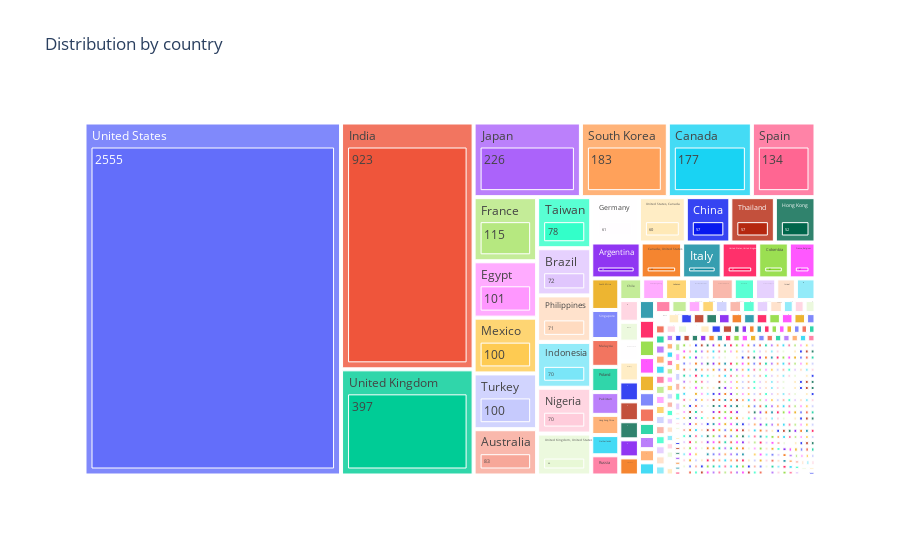

Notebook code for this chart:
### Code cell
country = movie.groupby('country').show_id.count().reset_index()
country = country.rename(columns={'show_id':'no of movies'})
fig = px.treemap(country, path=['country','no of movies'], values='no of movies',
                title='Distribution by country')
fig.show()

### Figure 1 — Plotly figure (JSON) as saved in the notebook; plotly's stock layout.template omitted (floating-point values rounded to 4 significant figures; data arrays with more than 128 entries replaced by an {"elided": "..."} marker saying what was removed)
{"data": [{"branchvalues": "total", "domain": {"x": [0, 1], "y": [0, 1]}, "hovertemplate": "labels=%{label}<br>no of movies=%{value}<br>parent=%{parent}<br>id=%{id}<extra></extra>", "ids": {"elided": "1362 str values"}, "labels": {"elided": "1362 str values"}, "name": "", "parents": {"elided": "1362 str values"}, "type": "treemap", "values": {"elided": "1362 int values"}}], "layout": {"legend": {"tracegroupgap": 0}, "title": {"text": "Distribution by country"}}}
